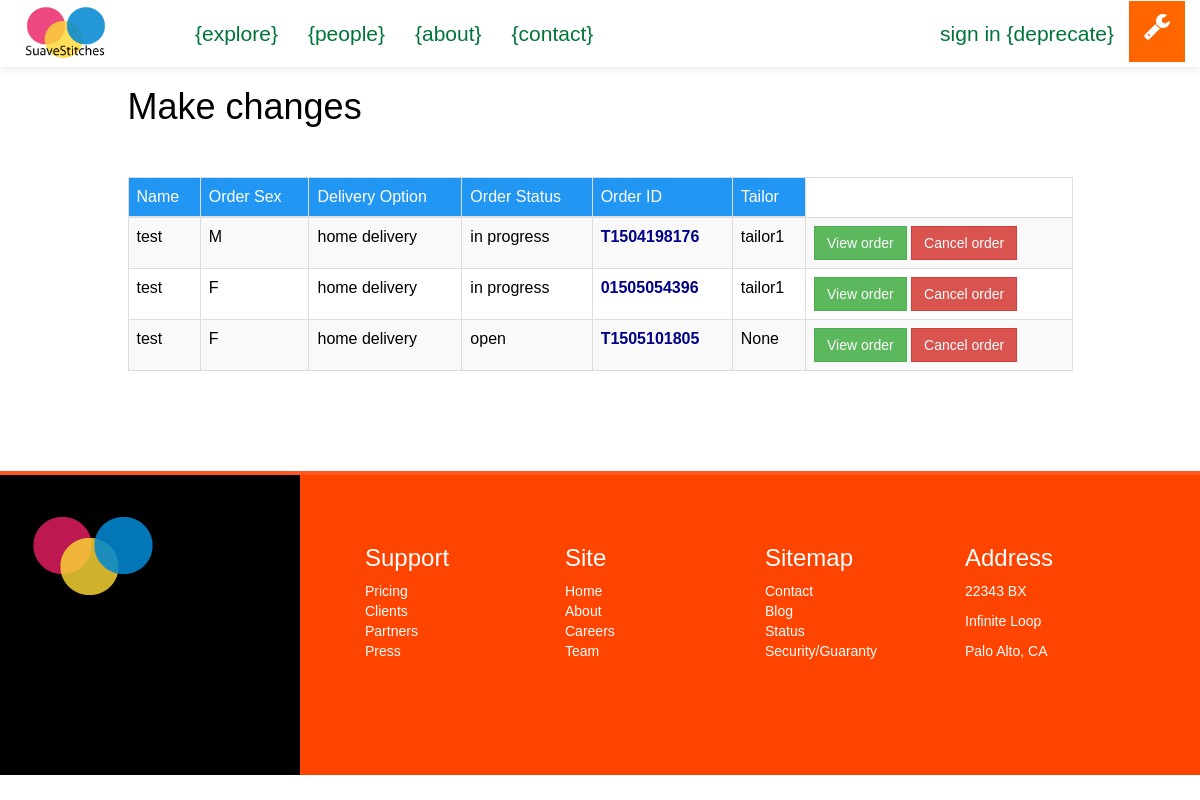
The page /suave/staff/Order/List on the database its author committed.
### suave/models.py (models this page shows)
class Order(models.Model):
	client = models.ForeignKey(Client, null=True)
	sizetable = models.ForeignKey(SizeTable, null=True)
	tailor = models.ForeignKey(Tailor, null=True)
	fabric = models.CharField(max_length=50, null=True)
	style = models.CharField(max_length=100, null=True)
	main_order_id = models.CharField(max_length=15, null=True)
	details = models.CharField(max_length=250, null=True) #*
	delivery_option = models.CharField(max_length=100, null=True)
	service_option = models.CharField(max_length=100, null=True)
	sex = models.CharField(max_length=2, default=' ')
	status = models.CharField(max_length=20, default='OPEN') #*
	cost = models.IntegerField(default=0000) # final cost of order
	date = models.DateField(auto_now_add=True)

class Client(models.Model):
	FEMALE = 'F'
	MALE = 'M'
	SEX_CHOICE = (
		(FEMALE, 'F'),
		(MALE, 'M'),
	)
	user = models.OneToOneField(User)
	address = models.CharField(max_length=200, null=True)
	preference = models.CharField(max_length=40)
	sex = models.CharField(max_length=2, choices=SEX_CHOICE, default=" ")
	def __str__(self):
		return self.user.username

class Tailor(models.Model):
	user = models.OneToOneField(User)
	rate = models.IntegerField(default=0)
	phone_number = models.IntegerField(default=0)
	address = address = models.CharField(max_length=300, null=True)
	specialty = models.CharField(max_length=300, null=True)
	approved = models.BooleanField(default=False)
	def __str__(self):
		return self.user.username

### staff/views.py (the view)
def order_list(request):
	context = {}
	context['orders'] = Order.objects.all()
	return render(request, 'i/staff/order_list.html', context)

### templates/i/staff/order_list.html (shortened to what this page needs)
{% extends "i/layout/staff_base.html" %}
{% block main_section %}
	<div class="container">
		<div class="row">
			<div class="col-lg-10 col-lg-offset-1">
				<h1>Make changes</h1>
				<br><br>
				{% if orders %}
				<table class="table table-striped table-hover table-bordered">
					<thead>
						<tr style="background:#2196F3;color:#fff">
							<td>Name</td>
							<td>Order Sex</td>
							<td>Delivery Option</td>
							<td>Order Status</td>
							<td>Order ID</td>
							<td>Tailor</td>
						</tr>
					</thead>
					<tbody>
						{% for order in orders %}
						<tr>
							<td>{{ order.client }}</td>
							<td>{{ order.sex }}</td>
							<td>{{ order.delivery_option|lower }}</td>
							<td>{{ order.status|lower }}</td>
							<td style="color:#008;font-weight:bold">{{ order.main_order_id }}</td>
							<td>{{ order.tailor }}</td>
							<td>
								<a href="{% url 'staff:order_details' order.main_order_id %}" class="btn btn-success">View order</a>
								<a href="" class="btn btn-danger">Cancel order</a>
							</td>
						</tr>
						{% endfor %}
					</tbody>
				</table>
				{% endif %}
			</div>
		</div>
	</div>
	<br><br><br><br>
{% endblock %}

### static/css/style.css (style rules this page uses)
a { text-decoration: none; }
*:not(span) { -webkit-border-radius: 0 !important; -moz-border-radius: 0 !important; -ms-border-radius: 0 !important; border-radius: 0 !important; }
body { color: #000; font-family: weblysleek, arial; }

### rows shown on the page
Order: client "test", sex "M", delivery_option "home delivery", status "in progress", main_order_id "T1504198176", tailor "tailor1"
Order: client "test", sex "F", delivery_option "home delivery", status "in progress", main_order_id "01505054396", tailor "tailor1"
Order: client "test", sex "F", delivery_option "home delivery", status "open", main_order_id "T1505101805", tailor "None"
